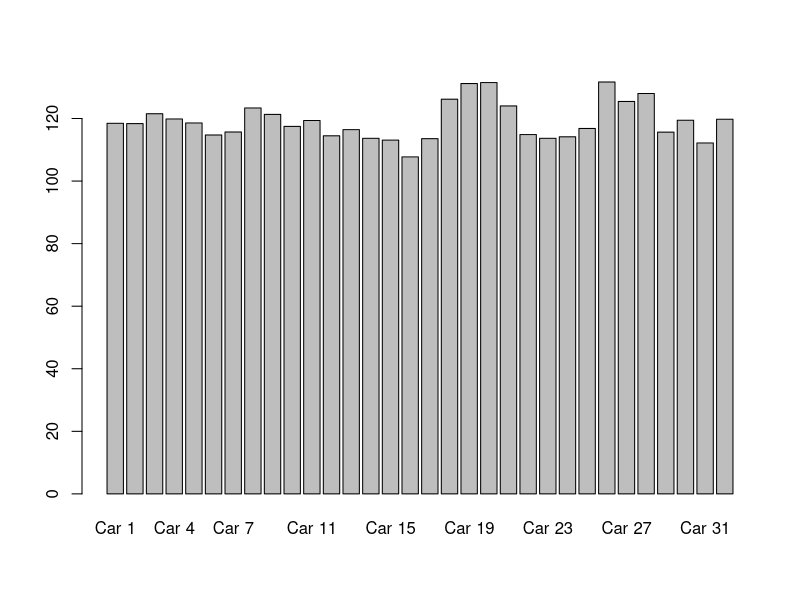
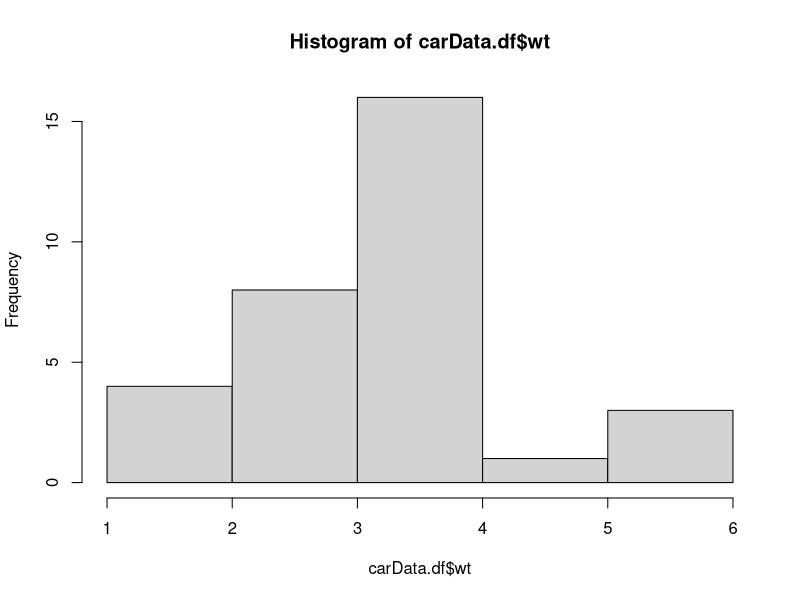

Generate these figures, in order, with R:
## (a)
attach(mtcars)
carData.df <- data.frame(mpg = mtcars$mpg,
                         cyl = mtcars$cyl,
                         hp = mtcars$hp,
                         wt = mtcars$wt,
                         gear = mtcars$gear)

## (b)
set.seed(9)
offset <- rnorm(length(mpg), mean=99, sd=2)
carData.df$mpg <- carData.df$mpg + offset


## (c)
carType <- paste("Car", 1:length(mpg))
carData.df <- cbind(carData.df, carType)


## (d)
subset(carData.df, gear == 5)

## (e)
# tapply() applies a function or operation on a subset of the given vector or list
# lapply() applies a function on every element of a vector or list

## (f)
tapply(carData.df$mpg, carData.df$gear, mean)
#output:
# gear : average gear
# 3 : 115.4178
# 4 : 123.3419
# 5 : 120.1355

## (g)
tapply(carData.df$wt, carData.df$cyl, mean)
# output:
# wt : average cyl
# 4 : 2.285727
# 6 : 3.117143
# 8 : 3.999214

## (h)
tapply(carData.df$hp, carData.df$cyl, max)
# output:
# hp : max cyl
# 4 : 113
# 6 : 175
# 8 : 335

## (i)
barplot(carData.df$mpg, names.arg = carData.df$carType)

## (j)
hist(carData.df$wt, 3)
